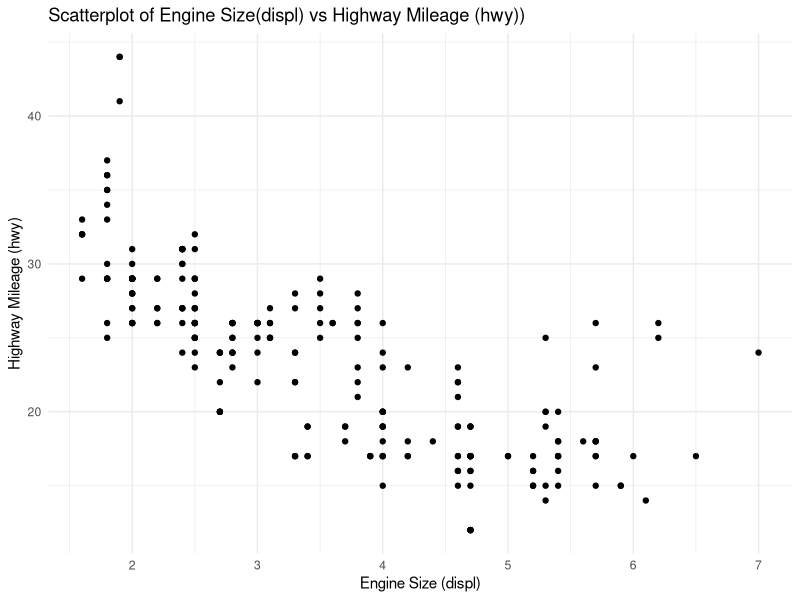
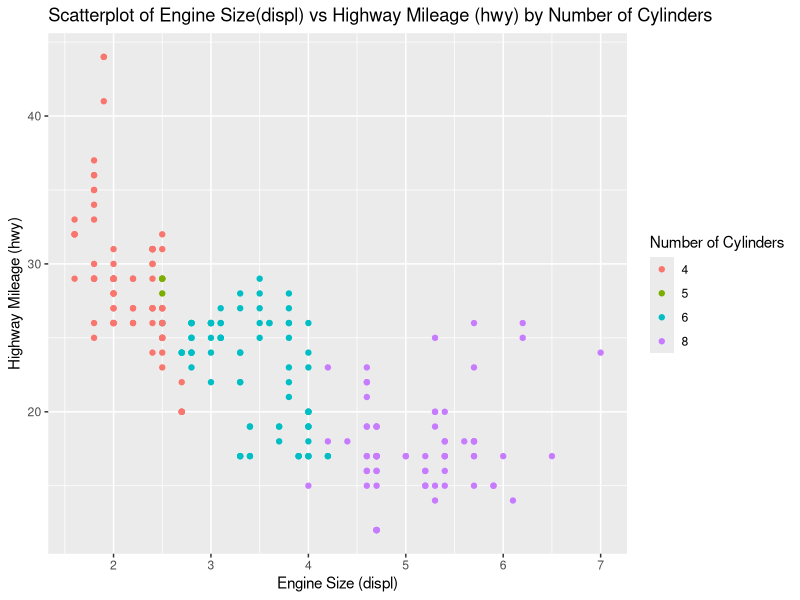
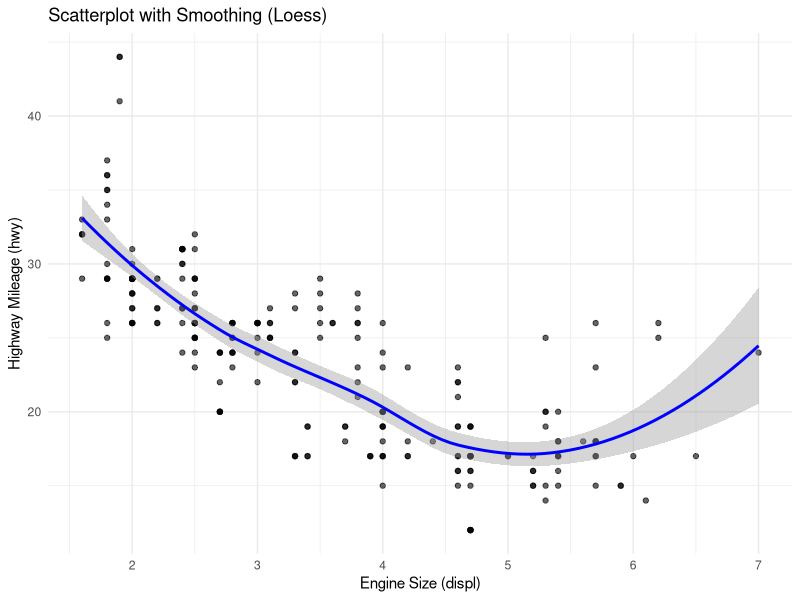
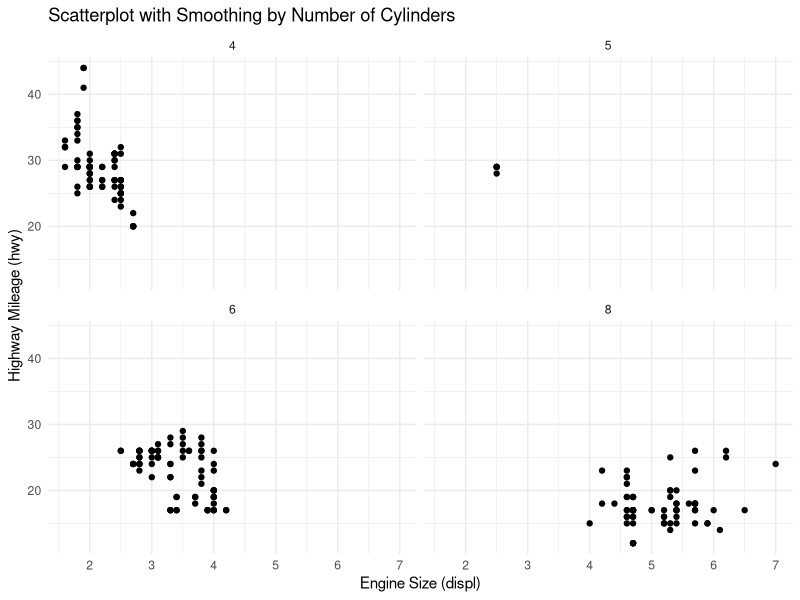
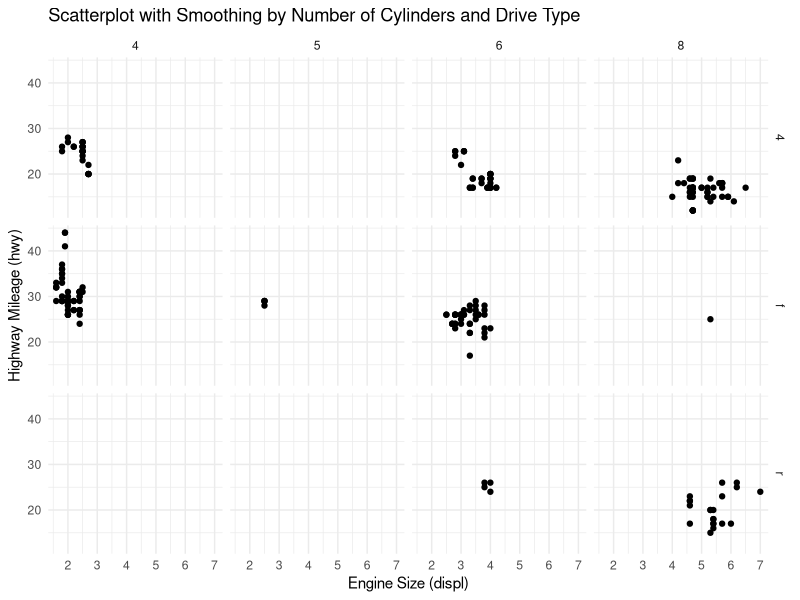

R code for these plots, in order:
## ---- chunk 1
knitr::opts_chunk$set(echo = TRUE)
## ---- chunk 2
library(ggplot2)

data(mpg)
# Check the structure of the dataset
str(mpg)
# Check the first few rows of the dataset
head(mpg)

## ---- chunk 3
# Scatter plot of displ vs hwy
ggplot(mpg, aes(x = displ, y = hwy)) +
  geom_point() +
  labs(title = "Scatterplot of Engine Size(displ) vs Highway Mileage (hwy))",
       x = "Engine Size (displ)",
       y = "Highway Mileage (hwy)") +
  theme_minimal()
## ---- chunk 4
ggplot(mpg, aes(x = displ, y = hwy)) +
  geom_point(aes(color = factor(cyl))) +
  labs(title = "Scatterplot of Engine Size(displ) vs Highway Mileage (hwy) by Number of Cylinders",
       x = "Engine Size (displ)",
       y = "Highway Mileage (hwy)",
       color = "Number of Cylinders")
## ---- chunk 5
# Smoothing using geom_smooth
ggplot(mpg, aes(x = displ, y = hwy)) +
  geom_point(alpha=0.6) +
  geom_smooth(method = "loess", se = TRUE, color = "blue") +
  labs(title = "Scatterplot with Smoothing (Loess)",
       x = "Engine Size (displ)",
       y = "Highway Mileage (hwy)") +
  theme_minimal()
## ---- chunk 6
# Facet wrap for cyl variable
ggplot(mpg, aes(x = displ, y = hwy)) +
  geom_point() +
  facet_wrap(~ cyl) +
  labs(title = "Scatterplot with Smoothing by Number of Cylinders",
       x = "Engine Size (displ)",
       y = "Highway Mileage (hwy)") +
  theme_minimal()
## ---- chunk 7
# Facet grid for cyl and drv variables
ggplot(mpg, aes(x = displ, y = hwy)) +
  geom_point() +
  facet_grid(drv ~ cyl) +
  labs(title = "Scatterplot with Smoothing by Number of Cylinders and Drive Type",
       x = "Engine Size (displ)",
       y = "Highway Mileage (hwy)") +
  theme_minimal()
